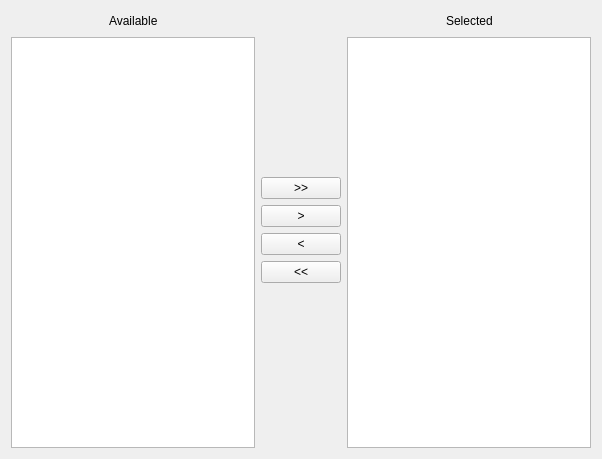
<?xml version="1.0" encoding="UTF-8"?>
<ui version="4.0">
 <class>MultiSelectWidget</class>
 <widget class="QWidget" name="MultiSelectWidget">
  <property name="geometry">
   <rect>
    <x>0</x>
    <y>0</y>
    <width>602</width>
    <height>459</height>
   </rect>
  </property>
  <property name="windowTitle">
   <string>Form</string>
  </property>
  <layout class="QHBoxLayout" name="horizontalLayout_3">
   <item>
    <spacer name="horizontalSpacer">
     <property name="orientation">
      <enum>Qt::Horizontal</enum>
     </property>
     <property name="sizeHint" stdset="0">
      <size>
       <width>10</width>
       <height>20</height>
      </size>
     </property>
    </spacer>
   </item>
   <item>
    <layout class="QVBoxLayout" name="verticalLayout_2">
     <item>
      <layout class="QHBoxLayout" name="horizontalLayout">
       <item>
        <spacer name="horizontalSpacer_3">
         <property name="orientation">
          <enum>Qt::Horizontal</enum>
         </property>
         <property name="sizeHint" stdset="0">
          <size>
           <width>40</width>
           <height>20</height>
          </size>
         </property>
        </spacer>
       </item>
       <item>
        <widget class="QLabel" name="label">
         <property name="text">
          <string>Available</string>
         </property>
        </widget>
       </item>
       <item>
        <spacer name="horizontalSpacer_4">
         <property name="orientation">
          <enum>Qt::Horizontal</enum>
         </property>
         <property name="sizeHint" stdset="0">
          <size>
           <width>40</width>
           <height>20</height>
          </size>
         </property>
        </spacer>
       </item>
      </layout>
     </item>
     <item>
      <widget class="QListWidget" name="available_list"/>
     </item>
    </layout>
   </item>
   <item>
    <layout class="QVBoxLayout" name="verticalLayout">
     <item>
      <spacer name="verticalSpacer">
       <property name="orientation">
        <enum>Qt::Vertical</enum>
       </property>
       <property name="sizeHint" stdset="0">
        <size>
         <width>20</width>
         <height>40</height>
        </size>
       </property>
      </spacer>
     </item>
     <item>
      <widget class="QPushButton" name="add_all_button">
       <property name="text">
        <string>&gt;&gt;</string>
       </property>
      </widget>
     </item>
     <item>
      <widget class="QPushButton" name="add_selected_button">
       <property name="text">
        <string>&gt;</string>
       </property>
      </widget>
     </item>
     <item>
      <widget class="QPushButton" name="remove_selected_button">
       <property name="text">
        <string>&lt;</string>
       </property>
      </widget>
     </item>
     <item>
      <widget class="QPushButton" name="remove_all_button">
       <property name="text">
        <string>&lt;&lt;</string>
       </property>
      </widget>
     </item>
     <item>
      <spacer name="verticalSpacer_2">
       <property name="orientation">
        <enum>Qt::Vertical</enum>
       </property>
       <property name="sizeHint" stdset="0">
        <size>
         <width>20</width>
         <height>40</height>
        </size>
       </property>
      </spacer>
     </item>
    </layout>
   </item>
   <item>
    <layout class="QVBoxLayout" name="verticalLayout_4">
     <item>
      <layout class="QHBoxLayout" name="horizontalLayout_2">
       <item>
        <spacer name="horizontalSpacer_5">
         <property name="orientation">
          <enum>Qt::Horizontal</enum>
         </property>
         <property name="sizeHint" stdset="0">
          <size>
           <width>40</width>
           <height>20</height>
          </size>
         </property>
        </spacer>
       </item>
       <item>
        <widget class="QLabel" name="label_2">
         <property name="text">
          <string>Selected</string>
         </property>
        </widget>
       </item>
       <item>
        <spacer name="horizontalSpacer_6">
         <property name="orientation">
          <enum>Qt::Horizontal</enum>
         </property>
         <property name="sizeHint" stdset="0">
          <size>
           <width>40</width>
           <height>20</height>
          </size>
         </property>
        </spacer>
       </item>
      </layout>
     </item>
     <item>
      <widget class="QListWidget" name="selected_list"/>
     </item>
    </layout>
   </item>
   <item>
    <spacer name="horizontalSpacer_2">
     <property name="orientation">
      <enum>Qt::Horizontal</enum>
     </property>
     <property name="sizeHint" stdset="0">
      <size>
       <width>10</width>
       <height>20</height>
      </size>
     </property>
    </spacer>
   </item>
  </layout>
 </widget>
 <resources/>
 <connections/>
</ui>
